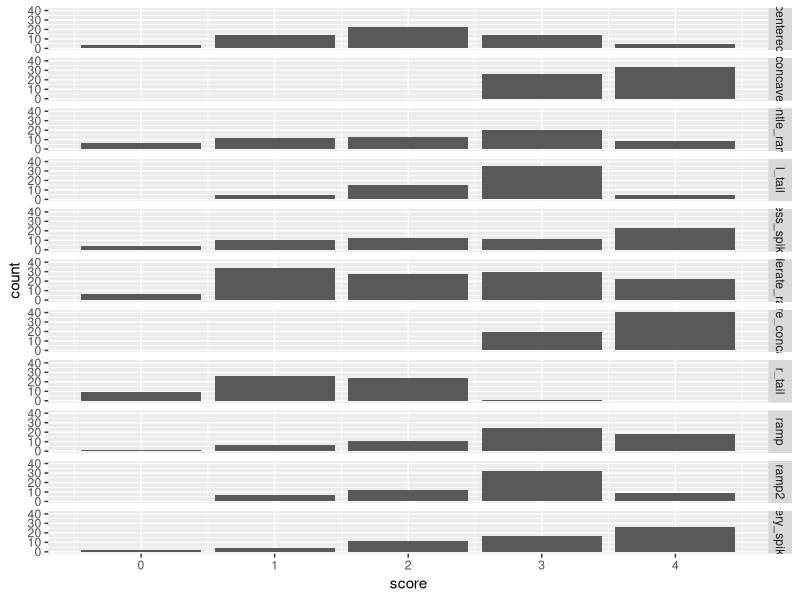
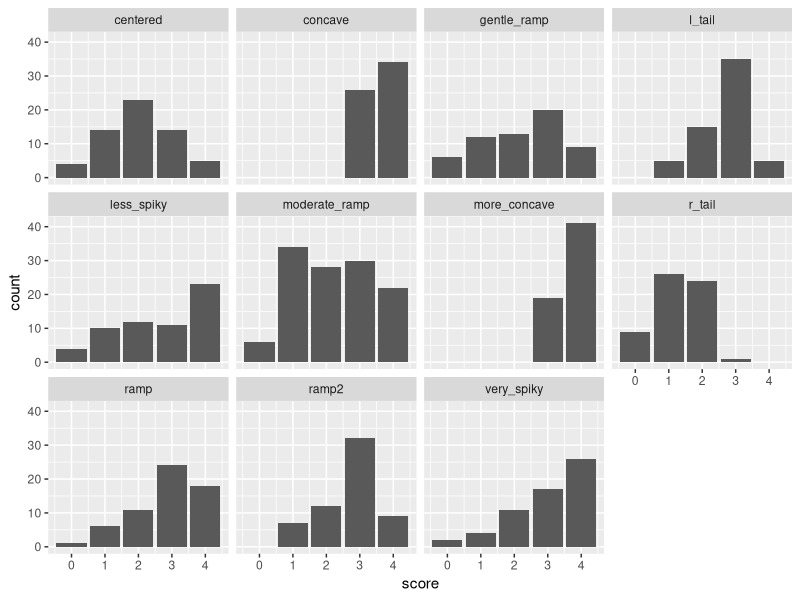
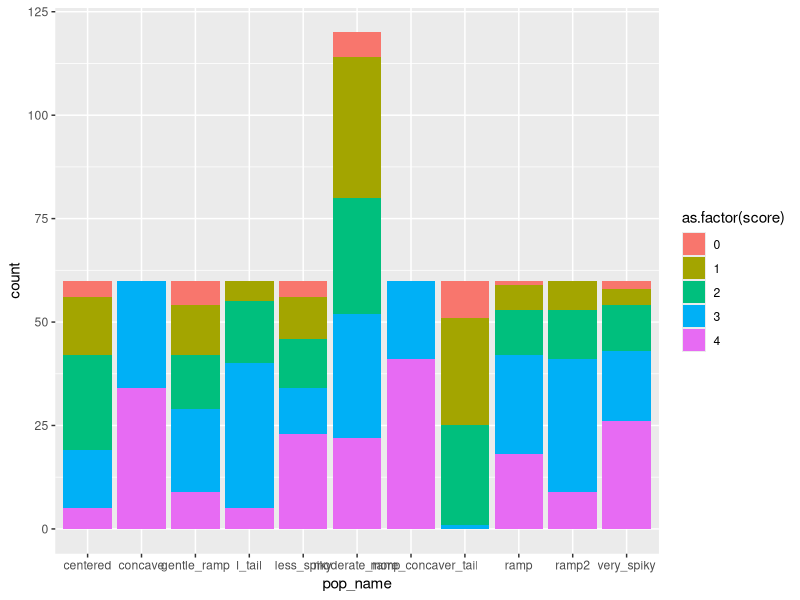

The R source for these figures, in order:
library(ggplot2)
samp_size = 60

likert_beta = function(n, a, b){
        round(rbeta(n, a, b) * 4)
}

centered      = likert_beta(samp_size, 2,   2)
r_tail        = likert_beta(samp_size, 2,   4)
l_tail        = likert_beta(samp_size, 4,   2)
concave       = likert_beta(samp_size, 8,   1)
more_concave  = likert_beta(samp_size, 8,   0.9)
ramp          = likert_beta(samp_size, 2,   0.9)
gentle_ramp   = likert_beta(samp_size, 1.1, 0.9)
ramp2         = likert_beta(samp_size, 2,   1)
moderate_ramp = likert_beta(samp_size, 1.5, 1)
very_spiky    = likert_beta(samp_size, 1.5, 0.5)
less_spiky    = likert_beta(samp_size, 1,   0.5)

samp_names = c("centered", "r_tail", "l_tail", "concave", "more_concave", "ramp", "gentle_ramp", "ramp2", "moderate_ramp", "very_spiky", "less_spiky", "moderate_ramp")

X = data.frame(score = centered, pop_name = rep("centered", length(centered)), 
								timepoint = rep("pre", length(centered)),
								question_num = rep(1, length(centered)))
npanel = 1
for (s in samp_names[-1]){
	tp = "pre"
	if(npanel %% 2 == 1){
		tp = "post"
	}
	qn = floor(npanel / 2) + 1
	temp_vec = eval(parse(text=s))
	temp_frame = data.frame(score = temp_vec, pop_name = rep(s, length(temp_vec)), 
											timepoint = rep(tp, length(temp_vec)),
											question_num = rep(qn, length(temp_vec)))
	X = rbind(X, temp_frame)
	npanel = npanel + 1
}

#### PLOTS AND ANALYSIS

p = ggplot(X, aes(score)) + geom_bar()
p + facet_grid(rows = vars(pop_name))  # all in one col, lined up

p + facet_wrap(vars(pop_name))    # wrap, broken in several cols

wilcox.test(ramp, gentle_ramp)

#prop.test
#prop.trend.test
#spineplot

g = ggplot(X, aes(pop_name))
g + geom_bar(aes(fill=as.factor(score))) # kind of spine plot, colors not great
